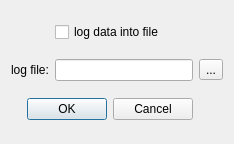
<?xml version="1.0" encoding="UTF-8"?>
<ui version="4.0">
 <class>DataLogDialog</class>
 <widget class="QDialog" name="DataLogDialog">
  <property name="geometry">
   <rect>
    <x>0</x>
    <y>0</y>
    <width>234</width>
    <height>144</height>
   </rect>
  </property>
  <property name="windowTitle">
   <string>DataLogDialog</string>
  </property>
  <layout class="QGridLayout" name="gridLayout">
   <item row="0" column="1">
    <widget class="QCheckBox" name="checkBox">
     <property name="text">
      <string>log data into file</string>
     </property>
    </widget>
   </item>
   <item row="1" column="0">
    <widget class="QLabel" name="label">
     <property name="text">
      <string>log file:</string>
     </property>
    </widget>
   </item>
   <item row="1" column="1">
    <widget class="QLineEdit" name="lineEdit"/>
   </item>
   <item row="1" column="2">
    <widget class="QToolButton" name="toolButton">
     <property name="text">
      <string>...</string>
     </property>
    </widget>
   </item>
   <item row="2" column="0" colspan="2">
    <widget class="QDialogButtonBox" name="buttonBox">
     <property name="standardButtons">
      <set>QDialogButtonBox::Cancel|QDialogButtonBox::Ok</set>
     </property>
    </widget>
   </item>
  </layout>
 </widget>
 <resources/>
 <connections>
  <connection>
   <sender>buttonBox</sender>
   <signal>accepted()</signal>
   <receiver>DataLogDialog</receiver>
   <slot>accept()</slot>
   <hints>
    <hint type="sourcelabel">
     <x>101</x>
     <y>108</y>
    </hint>
    <hint type="destinationlabel">
     <x>116</x>
     <y>71</y>
    </hint>
   </hints>
  </connection>
  <connection>
   <sender>buttonBox</sender>
   <signal>rejected()</signal>
   <receiver>DataLogDialog</receiver>
   <slot>reject()</slot>
   <hints>
    <hint type="sourcelabel">
     <x>101</x>
     <y>108</y>
    </hint>
    <hint type="destinationlabel">
     <x>116</x>
     <y>71</y>
    </hint>
   </hints>
  </connection>
 </connections>
</ui>
